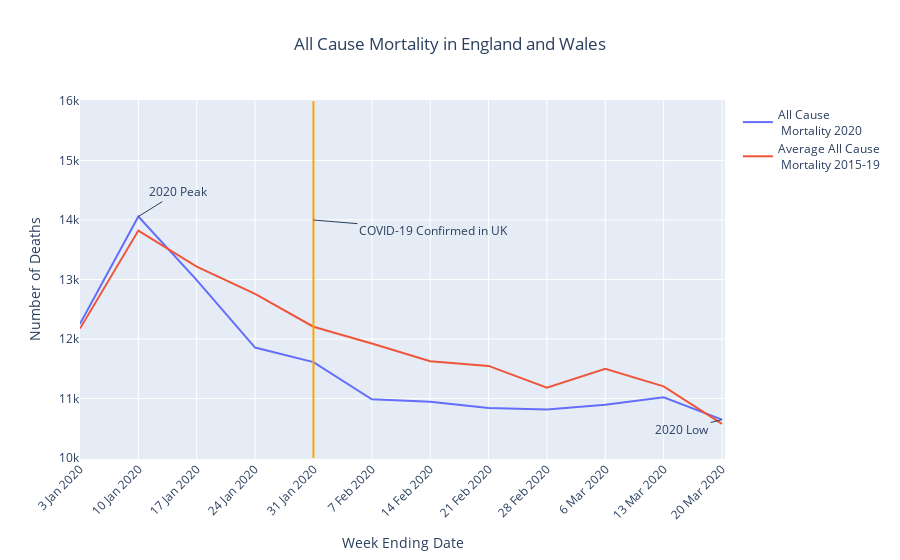

Source (notebook cell):
### Code cell
weeks = ['3 Jan 2020', '10 Jan 2020', '17 Jan 2020', '24 Jan 2020', '31 Jan 2020', 
         '7 Feb 2020', '14 Feb 2020', '21 Feb 2020', '28 Feb 2020', '6 Mar 2020', '13 Mar 2020', 
         '20 Mar 2020']
all_mortality = [12254, 14058, 12990, 11856, 11612, 10986, 10944, 10841, 10816, 10895, 11019, 10645]
five_year_mort = [12175, 13822, 13216, 12760, 12206, 11925, 11627, 11548, 11183, 11498, 11205, 10573]

fig = go.Figure()

fig.add_trace(go.Scatter(x=weeks, y=all_mortality, fill=None,
                    mode= 'lines', name='All Cause <br> Mortality 2020'
                        ))

fig.add_trace(go.Scatter(x= weeks, y=five_year_mort, fill=None,
                    mode='lines', name='Average All Cause <br> Mortality 2015-19'
                    ))


fig.add_shape(
        # Line Vertical
        dict(
            type='line',
            x0='31 Jan 2020',
            y0=10000,
            x1='31 Jan 2020',
            y1=16000,
            line=dict(
                color='Orange',
                width=2
            )
))

fig.update_layout(title={'text': 'All Cause Mortality in England and Wales', 'xanchor': 'center', 'x': 0.5}, 
                  xaxis_title='Week Ending Date',
                  yaxis_title='Number of Deaths',
                  xaxis = dict(tickangle=-45),
                  annotations=[dict(x='10 Jan 2020', y=14058, text='2020 Peak', ax=40, ay=-25),
                               dict(x='31 Jan 2020', y=14000, text='COVID-19 Confirmed in UK', ax=120, ay=10),
                               dict(x='20 Mar 2020', y=10645, text='2020 Low', ax=-40, ay=10)
                              ])

fig.show()
fig.write_html("html/all_mortality.html")

### Figure 1 — Plotly figure (JSON) as saved in the notebook; plotly's stock layout.template omitted (floating-point values rounded to 4 significant figures)
{"data": [{"mode": "lines", "name": "All Cause <br> Mortality 2020", "type": "scatter", "x": ["3 Jan 2020", "10 Jan 2020", "17 Jan 2020", "24 Jan 2020", "31 Jan 2020", "7 Feb 2020", "14 Feb 2020", "21 Feb 2020", "28 Feb 2020", "6 Mar 2020", "13 Mar 2020", "20 Mar 2020"], "y": [12254, 14058, 12990, 11856, 11612, 10986, 10944, 10841, 10816, 10895, 11019, 10645]}, {"mode": "lines", "name": "Average All Cause <br> Mortality 2015-19", "type": "scatter", "x": ["3 Jan 2020", "10 Jan 2020", "17 Jan 2020", "24 Jan 2020", "31 Jan 2020", "7 Feb 2020", "14 Feb 2020", "21 Feb 2020", "28 Feb 2020", "6 Mar 2020", "13 Mar 2020", "20 Mar 2020"], "y": [12175, 13822, 13216, 12760, 12206, 11925, 11627, 11548, 11183, 11498, 11205, 10573]}], "layout": {"annotations": [{"ax": 40, "ay": -25, "text": "2020 Peak", "x": "10 Jan 2020", "y": 14058}, {"ax": 120, "ay": 10, "text": "COVID-19 Confirmed in UK", "x": "31 Jan 2020", "y": 14000}, {"ax": -40, "ay": 10, "text": "2020 Low", "x": "20 Mar 2020", "y": 10645}], "autosize": true, "shapes": [{"line": {"color": "Orange", "width": 2}, "type": "line", "x0": "31 Jan 2020", "x1": "31 Jan 2020", "y0": 10000, "y1": 16000}], "title": {"text": "All Cause Mortality in England and Wales", "x": 0.5, "xanchor": "center"}, "xaxis": {"autorange": true, "range": [0, 11.05], "tickangle": -45, "title": {"text": "Week Ending Date"}, "type": "category"}, "yaxis": {"autorange": true, "range": [9975.0, 16020.0], "title": {"text": "Number of Deaths"}, "type": "linear"}}}
